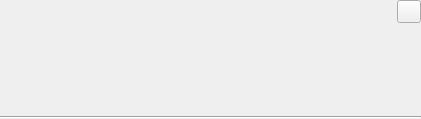
<?xml version="1.0" encoding="UTF-8"?>
<ui version="4.0">
 <class>NotificationItem</class>
 <widget class="QWidget" name="NotificationItem">
  <property name="geometry">
   <rect>
    <x>0</x>
    <y>0</y>
    <width>421</width>
    <height>119</height>
   </rect>
  </property>
  <layout class="QGridLayout" name="gridLayout_2">
   <property name="leftMargin">
    <number>0</number>
   </property>
   <property name="topMargin">
    <number>0</number>
   </property>
   <property name="rightMargin">
    <number>0</number>
   </property>
   <property name="bottomMargin">
    <number>0</number>
   </property>
   <item row="0" column="1">
    <widget class="QToolButton" name="toolButtonClose">
     <property name="sizePolicy">
      <sizepolicy hsizetype="Fixed" vsizetype="Fixed">
       <horstretch>0</horstretch>
       <verstretch>0</verstretch>
      </sizepolicy>
     </property>
    </widget>
   </item>
   <item row="1" column="0" colspan="2">
    <widget class="QLabel" name="labelMsg">
     <property name="text">
      <string/>
     </property>
    </widget>
   </item>
   <item row="0" column="0">
    <widget class="QLabel" name="labelDataTime">
     <property name="text">
      <string/>
     </property>
    </widget>
   </item>
   <item row="2" column="0" colspan="2">
    <widget class="Line" name="line">
     <property name="orientation">
      <enum>Qt::Horizontal</enum>
     </property>
    </widget>
   </item>
  </layout>
 </widget>
 <resources/>
 <connections/>
</ui>
